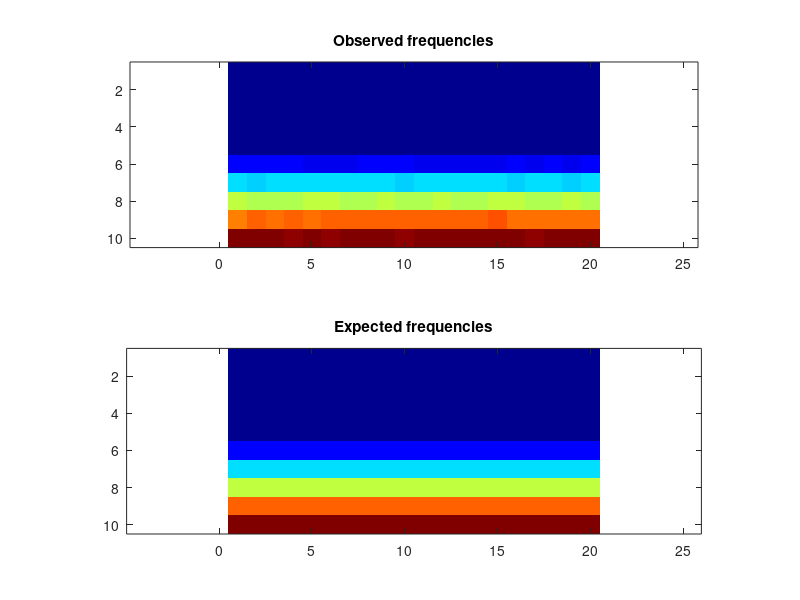

MATLAB code to generate this figure:
obsFrequencies = [ 0, 0, 0, 0, 0, 0, 0, 0, 0, 0, 0, 0, 0, 0, 0, 0, 0, 0, 0, 0; 0, 0, 0, 0, 0, 0, 0, 0, 0, 0, 0, 0, 0, 0, 0, 0, 0, 0, 0, 0; 0, 0, 0, 0, 0, 0, 0, 0, 0, 0, 0, 0, 0, 0, 0, 0, 0, 0, 0, 0; 0, 0, 0, 0, 0, 0, 0, 0, 0, 0, 0, 0, 0, 0, 0, 0, 0, 0, 0, 0; 0, 0, 0, 0, 0, 0, 0, 0, 0, 0, 0, 0, 0, 0, 0, 0, 0, 0, 0, 0; 2045, 2015, 2027, 2088, 1982, 1965, 1960, 2032, 2032, 2047, 1971, 1964, 1973, 1981, 1952, 2026, 1983, 2037, 1966, 2029; 6064, 5853, 6050, 6047, 6092, 5990, 6082, 5996, 6175, 5954, 6061, 6058, 5987, 6045, 5988, 5956, 6225, 6048, 5972, 5993; 10102, 9929, 9931, 9926, 10176, 9985, 9966, 9962, 10049, 9886, 9841, 10003, 9869, 9919, 10159, 10104, 9943, 9802, 10103, 9863; 13559, 13969, 13933, 14036, 13953, 14062, 14148, 14109, 13964, 14082, 14154, 13955, 14059, 14172, 14304, 13884, 13767, 13835, 13941, 13774; 18082, 18018, 17967, 17701, 18114, 17876, 18096, 18226, 17954, 17924, 17990, 17976, 18207, 18079, 17985, 18025, 17877, 17943, 17955, 18116 ];
expFrequencies = [ 0, 0, 0, 0, 0, 0, 0, 0, 0, 0, 0, 0, 0, 0, 0, 0, 0, 0, 0, 0; 0, 0, 0, 0, 0, 0, 0, 0, 0, 0, 0, 0, 0, 0, 0, 0, 0, 0, 0, 0; 0, 0, 0, 0, 0, 0, 0, 0, 0, 0, 0, 0, 0, 0, 0, 0, 0, 0, 0, 0; 0, 0, 0, 0, 0, 0, 0, 0, 0, 0, 0, 0, 0, 0, 0, 0, 0, 0, 0, 0; 0, 0, 0, 0, 0, 0, 0, 0, 0, 0, 0, 0, 0, 0, 0, 0, 0, 0, 0, 0; 2000, 2000, 2000, 2000, 2000, 2000, 2000, 2000, 2000, 2000, 2000, 2000, 2000, 2000, 2000, 2000, 2000, 2000, 2000, 2000; 6000, 6000, 6000, 6000, 6000, 6000, 6000, 6000, 6000, 6000, 6000, 6000, 6000, 6000, 5999.99, 6000, 6000, 5999.99, 6000, 6000; 10000, 10000, 10000, 10000, 10000, 10000, 10000, 10000, 10000, 10000, 10000, 10000, 10000, 10000, 9999.99, 10000, 10000, 9999.99, 10000, 10000; 14000, 14000, 14000, 14000, 14000, 14000, 14000, 14000, 14000, 14000, 14000, 14000, 14000, 14000, 14000, 14000, 14000, 14000, 14000, 14000; 18000, 18000, 18000, 18000, 18000, 18000, 18000, 18000, 18000, 18000, 18000, 18000, 18000, 18000, 18000, 18000, 18000, 18000, 18000, 18000 ];
colormap(jet);
clf; subplot(2,1,1);
imagesc(obsFrequencies);
title('Observed frequencies');
axis equal;
subplot(2,1,2);
imagesc(expFrequencies);
axis equal;
title('Expected frequencies');
